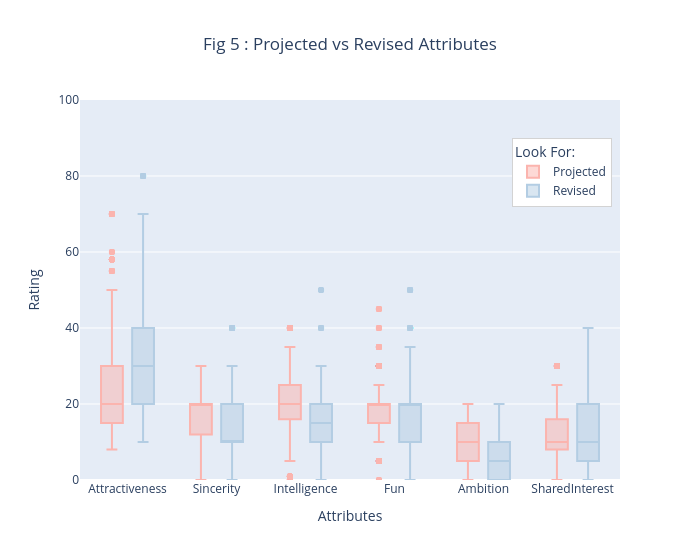

The cell this chart's notebook holds for it:
### Code cell
fig5=px.box(df_selected1,range_y=[0,100],width=700,title='Fig 5 : Projected vs Revised Attributes',color='When',color_discrete_sequence = px.colors.qualitative.Pastel1)
fig5.update_layout(
    xaxis_title='Attributes',
    yaxis_title='Rating',
    title_x= 0.5,
    legend_bordercolor="lightgrey",
    legend_borderwidth=1,
    legend_x=0.8,
    legend_y=0.9,
    legend_title='Look For:')
fig5.show()

### Figure 1 — Plotly figure (JSON) as saved in the notebook; plotly's stock layout.template omitted (floating-point values rounded to 4 significant figures; data arrays with more than 128 entries replaced by an {"elided": "..."} marker saying what was removed)
{"data": [{"alignmentgroup": "True", "hovertemplate": "When=Projected<br>variable=%{x}<br>value=%{y}<extra></extra>", "legendgroup": "Projected", "marker": {"color": "rgb(251,180,174)"}, "name": "Projected", "notched": false, "offsetgroup": "Projected", "orientation": "v", "showlegend": true, "type": "box", "x": {"elided": "11598 str values"}, "x0": " ", "xaxis": "x", "y": {"elided": "11598 float values"}, "y0": " ", "yaxis": "y"}, {"alignmentgroup": "True", "hovertemplate": "When=Revised<br>variable=%{x}<br>value=%{y}<extra></extra>", "legendgroup": "Revised", "marker": {"color": "rgb(179,205,227)"}, "name": "Revised", "notched": false, "offsetgroup": "Revised", "orientation": "v", "showlegend": true, "type": "box", "x": {"elided": "11598 str values"}, "x0": " ", "xaxis": "x", "y": {"elided": "11598 float values"}, "y0": " ", "yaxis": "y"}], "layout": {"boxmode": "group", "legend": {"bordercolor": "lightgrey", "borderwidth": 1, "title": {"text": "Look For:"}, "tracegroupgap": 0, "x": 0.8, "y": 0.9}, "title": {"text": "Fig 5 : Projected vs Revised Attributes", "x": 0.5}, "width": 700, "xaxis": {"anchor": "y", "domain": [0, 1], "title": {"text": "Attributes"}}, "yaxis": {"anchor": "x", "domain": [0, 1], "range": [0, 100], "title": {"text": "Rating"}}}}
